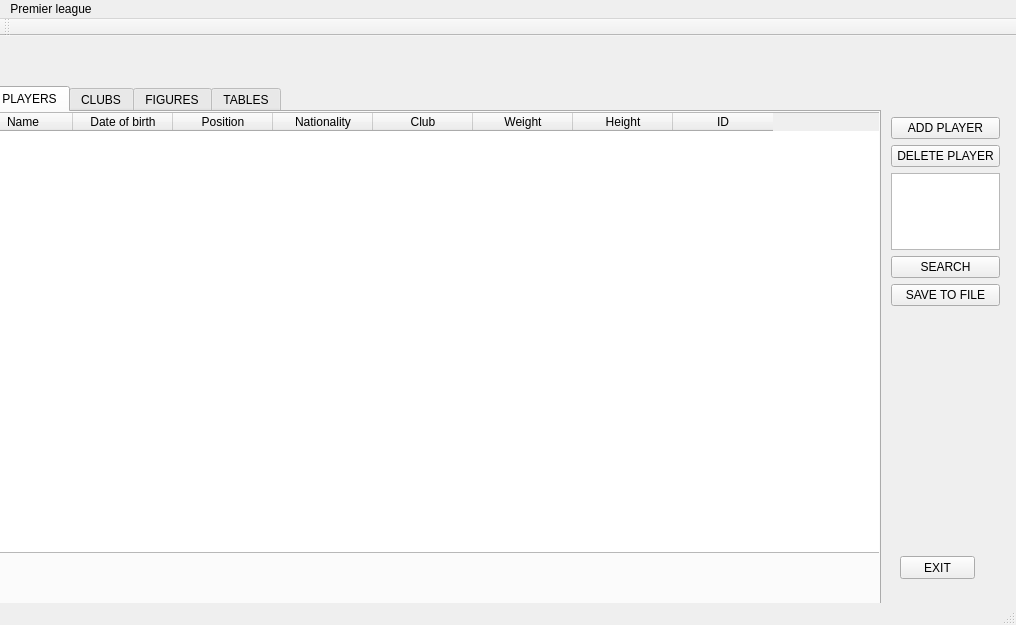
<?xml version="1.0" encoding="UTF-8"?>
<ui version="4.0">
 <class>MainWindow</class>
 <widget class="QMainWindow" name="MainWindow">
  <property name="geometry">
   <rect>
    <x>0</x>
    <y>0</y>
    <width>1016</width>
    <height>625</height>
   </rect>
  </property>
  <property name="windowTitle">
   <string>MainWindow</string>
  </property>
  <widget class="QWidget" name="centralWidget">
   <widget class="QTabWidget" name="tabWidget">
    <property name="geometry">
     <rect>
      <x>-10</x>
      <y>50</y>
      <width>891</width>
      <height>531</height>
     </rect>
    </property>
    <property name="contextMenuPolicy">
     <enum>Qt::PreventContextMenu</enum>
    </property>
    <property name="currentIndex">
     <number>0</number>
    </property>
    <widget class="QWidget" name="tab">
     <attribute name="title">
      <string>PLAYERS</string>
     </attribute>
     <widget class="QTableWidget" name="tableWidget">
      <property name="geometry">
       <rect>
        <x>-20</x>
        <y>0</y>
        <width>911</width>
        <height>441</height>
       </rect>
      </property>
      <column>
       <property name="text">
        <string>Name</string>
       </property>
      </column>
      <column>
       <property name="text">
        <string>Date of birth</string>
       </property>
      </column>
      <column>
       <property name="text">
        <string>Position</string>
       </property>
      </column>
      <column>
       <property name="text">
        <string>Nationality</string>
       </property>
      </column>
      <column>
       <property name="text">
        <string>Club</string>
       </property>
      </column>
      <column>
       <property name="text">
        <string>Weight</string>
       </property>
      </column>
      <column>
       <property name="text">
        <string>Height</string>
       </property>
      </column>
      <column>
       <property name="text">
        <string>ID</string>
       </property>
      </column>
     </widget>
     <widget class="QWidget" name="verticalLayoutWidget_3">
      <property name="geometry">
       <rect>
        <x>270</x>
        <y>250</y>
        <width>628</width>
        <height>80</height>
       </rect>
      </property>
      <layout class="QVBoxLayout" name="verticalLayout_4"/>
     </widget>
    </widget>
    <widget class="QWidget" name="tab_2">
     <attribute name="title">
      <string>CLUBS</string>
     </attribute>
     <widget class="QListWidget" name="listWidget">
      <property name="geometry">
       <rect>
        <x>10</x>
        <y>10</y>
        <width>161</width>
        <height>351</height>
       </rect>
      </property>
      <item>
       <property name="text">
        <string>Arsenal</string>
       </property>
      </item>
      <item>
       <property name="text">
        <string>Tottenham</string>
       </property>
      </item>
      <item>
       <property name="text">
        <string>Manchester City</string>
       </property>
      </item>
      <item>
       <property name="text">
        <string>Leicester City</string>
       </property>
      </item>
      <item>
       <property name="text">
        <string>Crystal Palace</string>
       </property>
      </item>
      <item>
       <property name="text">
        <string>Everton</string>
       </property>
      </item>
      <item>
       <property name="text">
        <string>Burnley</string>
       </property>
      </item>
      <item>
       <property name="text">
        <string>Southampton</string>
       </property>
      </item>
      <item>
       <property name="text">
        <string>Bournemouth</string>
       </property>
      </item>
      <item>
       <property name="text">
        <string>Manchester United</string>
       </property>
      </item>
      <item>
       <property name="text">
        <string>Liverpool</string>
       </property>
      </item>
      <item>
       <property name="text">
        <string>Chelsea</string>
       </property>
      </item>
      <item>
       <property name="text">
        <string>West Ham United</string>
       </property>
      </item>
      <item>
       <property name="text">
        <string>Watford</string>
       </property>
      </item>
      <item>
       <property name="text">
        <string>Newcastle United</string>
       </property>
      </item>
      <item>
       <property name="text">
        <string>Cardiff City</string>
       </property>
      </item>
      <item>
       <property name="text">
        <string>Fulham</string>
       </property>
      </item>
      <item>
       <property name="text">
        <string>Brighton &amp; Hove Albion</string>
       </property>
      </item>
      <item>
       <property name="text">
        <string>Huddersfield Town</string>
       </property>
      </item>
      <item>
       <property name="text">
        <string>Wolverhampton Wanderers</string>
       </property>
      </item>
     </widget>
     <widget class="QLabel" name="labelClubname">
      <property name="geometry">
       <rect>
        <x>190</x>
        <y>30</y>
        <width>91</width>
        <height>21</height>
       </rect>
      </property>
      <property name="font">
       <font>
        <pointsize>12</pointsize>
       </font>
      </property>
      <property name="text">
       <string>Club Name:</string>
      </property>
     </widget>
     <widget class="QLabel" name="labelClubcity">
      <property name="geometry">
       <rect>
        <x>190</x>
        <y>70</y>
        <width>41</width>
        <height>21</height>
       </rect>
      </property>
      <property name="font">
       <font>
        <pointsize>12</pointsize>
       </font>
      </property>
      <property name="text">
       <string>City:</string>
      </property>
     </widget>
     <widget class="QLabel" name="labelManager">
      <property name="geometry">
       <rect>
        <x>190</x>
        <y>110</y>
        <width>71</width>
        <height>21</height>
       </rect>
      </property>
      <property name="font">
       <font>
        <pointsize>12</pointsize>
       </font>
      </property>
      <property name="text">
       <string>Manager:</string>
      </property>
     </widget>
     <widget class="QLineEdit" name="lineClubname">
      <property name="geometry">
       <rect>
        <x>280</x>
        <y>30</y>
        <width>251</width>
        <height>20</height>
       </rect>
      </property>
      <property name="font">
       <font>
        <pointsize>12</pointsize>
       </font>
      </property>
      <property name="readOnly">
       <bool>true</bool>
      </property>
     </widget>
     <widget class="QLineEdit" name="lineClubcity">
      <property name="geometry">
       <rect>
        <x>280</x>
        <y>70</y>
        <width>251</width>
        <height>20</height>
       </rect>
      </property>
      <property name="font">
       <font>
        <pointsize>12</pointsize>
       </font>
      </property>
      <property name="readOnly">
       <bool>true</bool>
      </property>
     </widget>
     <widget class="QLineEdit" name="lineManager">
      <property name="geometry">
       <rect>
        <x>280</x>
        <y>110</y>
        <width>251</width>
        <height>20</height>
       </rect>
      </property>
      <property name="font">
       <font>
        <pointsize>12</pointsize>
       </font>
      </property>
      <property name="readOnly">
       <bool>true</bool>
      </property>
     </widget>
     <widget class="QLabel" name="labelClubname_2">
      <property name="geometry">
       <rect>
        <x>590</x>
        <y>0</y>
        <width>121</width>
        <height>21</height>
       </rect>
      </property>
      <property name="font">
       <font>
        <pointsize>12</pointsize>
       </font>
      </property>
      <property name="text">
       <string>Players List:</string>
      </property>
     </widget>
     <widget class="QListWidget" name="listWidget_2">
      <property name="geometry">
       <rect>
        <x>590</x>
        <y>20</y>
        <width>281</width>
        <height>471</height>
       </rect>
      </property>
     </widget>
    </widget>
    <widget class="QWidget" name="tab_3">
     <attribute name="title">
      <string>FIGURES</string>
     </attribute>
     <widget class="QTableWidget" name="tableWidget_2">
      <property name="geometry">
       <rect>
        <x>20</x>
        <y>110</y>
        <width>581</width>
        <height>221</height>
       </rect>
      </property>
     </widget>
     <widget class="QWidget" name="verticalLayoutWidget">
      <property name="geometry">
       <rect>
        <x>170</x>
        <y>10</y>
        <width>151</width>
        <height>52</height>
       </rect>
      </property>
      <layout class="QVBoxLayout" name="verticalLayout">
       <item>
        <widget class="QLineEdit" name="lineEdit">
         <property name="text">
          <string>SORT BY MONTH</string>
         </property>
        </widget>
       </item>
       <item>
        <widget class="QComboBox" name="comboBox_2">
         <property name="editable">
          <bool>true</bool>
         </property>
         <property name="currentText">
          <string>January</string>
         </property>
         <item>
          <property name="text">
           <string>January</string>
          </property>
         </item>
         <item>
          <property name="text">
           <string>Febuary</string>
          </property>
         </item>
        </widget>
       </item>
      </layout>
     </widget>
     <widget class="QWidget" name="verticalLayoutWidget_2">
      <property name="geometry">
       <rect>
        <x>0</x>
        <y>10</y>
        <width>189</width>
        <height>52</height>
       </rect>
      </property>
      <layout class="QVBoxLayout" name="verticalLayout_2">
       <item>
        <widget class="QLineEdit" name="lineEdit_2">
         <property name="text">
          <string>SORT BY CLUBS</string>
         </property>
        </widget>
       </item>
       <item>
        <widget class="QComboBox" name="comboBox">
         <property name="editable">
          <bool>true</bool>
         </property>
         <property name="currentText">
          <string>Arsenal</string>
         </property>
         <item>
          <property name="text">
           <string>Arsenal</string>
          </property>
         </item>
         <item>
          <property name="text">
           <string>Aston Villa</string>
          </property>
         </item>
         <item>
          <property name="text">
           <string>AFC Bournemouth</string>
          </property>
         </item>
         <item>
          <property name="text">
           <string>Brighton and Hove Albion</string>
          </property>
         </item>
         <item>
          <property name="text">
           <string>Burnley</string>
          </property>
         </item>
         <item>
          <property name="text">
           <string>Chelsea</string>
          </property>
         </item>
         <item>
          <property name="text">
           <string>Crystal Palace</string>
          </property>
         </item>
         <item>
          <property name="text">
           <string>Everton</string>
          </property>
         </item>
         <item>
          <property name="text">
           <string>Leicester City</string>
          </property>
         </item>
         <item>
          <property name="text">
           <string>Liverpool</string>
          </property>
         </item>
         <item>
          <property name="text">
           <string>Manchester City</string>
          </property>
         </item>
         <item>
          <property name="text">
           <string>Manchester United</string>
          </property>
         </item>
         <item>
          <property name="text">
           <string>Newcastle United</string>
          </property>
         </item>
         <item>
          <property name="text">
           <string>Norwich City</string>
          </property>
         </item>
         <item>
          <property name="text">
           <string>Sheffield United</string>
          </property>
         </item>
         <item>
          <property name="text">
           <string>Southampton</string>
          </property>
         </item>
         <item>
          <property name="text">
           <string>Tottenham Hotspur</string>
          </property>
         </item>
         <item>
          <property name="text">
           <string>Watford</string>
          </property>
         </item>
         <item>
          <property name="text">
           <string>West Ham United</string>
          </property>
         </item>
         <item>
          <property name="text">
           <string>Wolverhampton Wanderers</string>
          </property>
         </item>
        </widget>
       </item>
      </layout>
     </widget>
    </widget>
    <widget class="QWidget" name="tab_4">
     <attribute name="title">
      <string>TABLES</string>
     </attribute>
     <widget class="QTableWidget" name="tableWidget_3">
      <property name="geometry">
       <rect>
        <x>20</x>
        <y>10</y>
        <width>731</width>
        <height>481</height>
       </rect>
      </property>
      <row>
       <property name="text">
        <string>1</string>
       </property>
      </row>
      <row>
       <property name="text">
        <string>2</string>
       </property>
      </row>
      <row>
       <property name="text">
        <string>3</string>
       </property>
      </row>
      <row>
       <property name="text">
        <string>4</string>
       </property>
      </row>
      <row>
       <property name="text">
        <string>5</string>
       </property>
      </row>
      <row>
       <property name="text">
        <string>6</string>
       </property>
      </row>
      <row>
       <property name="text">
        <string>7</string>
       </property>
      </row>
      <row>
       <property name="text">
        <string>8</string>
       </property>
      </row>
      <row>
       <property name="text">
        <string>9</string>
       </property>
      </row>
      <row>
       <property name="text">
        <string>10</string>
       </property>
      </row>
      <row>
       <property name="text">
        <string>11</string>
       </property>
      </row>
      <row>
       <property name="text">
        <string>12</string>
       </property>
      </row>
      <row>
       <property name="text">
        <string>13</string>
       </property>
      </row>
      <row>
       <property name="text">
        <string>14</string>
       </property>
      </row>
      <row>
       <property name="text">
        <string>15</string>
       </property>
      </row>
      <row>
       <property name="text">
        <string>16</string>
       </property>
      </row>
      <row>
       <property name="text">
        <string>17</string>
       </property>
      </row>
      <row>
       <property name="text">
        <string>18</string>
       </property>
      </row>
      <row>
       <property name="text">
        <string>20</string>
       </property>
      </row>
      <column>
       <property name="text">
        <string>Teams</string>
       </property>
      </column>
      <column>
       <property name="text">
        <string>Point</string>
       </property>
      </column>
      <column>
       <property name="text">
        <string>Wins</string>
       </property>
      </column>
      <column>
       <property name="text">
        <string>Draws</string>
       </property>
      </column>
      <column>
       <property name="text">
        <string>Loses</string>
       </property>
      </column>
      <item row="0" column="1">
       <property name="text">
        <string/>
       </property>
      </item>
      <item row="1" column="1">
       <property name="text">
        <string/>
       </property>
      </item>
     </widget>
    </widget>
   </widget>
   <widget class="QPushButton" name="pushButton">
    <property name="geometry">
     <rect>
      <x>900</x>
      <y>520</y>
      <width>75</width>
      <height>23</height>
     </rect>
    </property>
    <property name="text">
     <string>EXIT</string>
    </property>
   </widget>
   <widget class="QWidget" name="verticalLayoutWidget_6">
    <property name="geometry">
     <rect>
      <x>650</x>
      <y>0</y>
      <width>160</width>
      <height>229</height>
     </rect>
    </property>
    <layout class="QVBoxLayout" name="verticalLayout_6"/>
   </widget>
   <widget class="QWidget" name="verticalLayoutWidget_4">
    <property name="geometry">
     <rect>
      <x>880</x>
      <y>70</y>
      <width>131</width>
      <height>211</height>
     </rect>
    </property>
    <layout class="QVBoxLayout" name="verticalLayout_3">
     <item>
      <widget class="QPushButton" name="pushButton_5">
       <property name="text">
        <string>ADD PLAYER</string>
       </property>
      </widget>
     </item>
     <item>
      <widget class="QPushButton" name="pushButton_3">
       <property name="text">
        <string>DELETE PLAYER</string>
       </property>
      </widget>
     </item>
     <item>
      <layout class="QVBoxLayout" name="verticalLayout_5">
       <item>
        <widget class="QTextEdit" name="textEdit"/>
       </item>
       <item>
        <widget class="QPushButton" name="pushButton_4">
         <property name="text">
          <string>SEARCH</string>
         </property>
        </widget>
       </item>
       <item>
        <widget class="QPushButton" name="pushButton_2">
         <property name="text">
          <string>SAVE TO FILE</string>
         </property>
        </widget>
       </item>
      </layout>
     </item>
    </layout>
   </widget>
  </widget>
  <widget class="QToolBar" name="mainToolBar">
   <attribute name="toolBarArea">
    <enum>TopToolBarArea</enum>
   </attribute>
   <attribute name="toolBarBreak">
    <bool>false</bool>
   </attribute>
  </widget>
  <widget class="QStatusBar" name="statusBar"/>
  <widget class="QMenuBar" name="menuBar">
   <property name="geometry">
    <rect>
     <x>0</x>
     <y>0</y>
     <width>1016</width>
     <height>26</height>
    </rect>
   </property>
   <widget class="QMenu" name="menuPremier_league">
    <property name="title">
     <string>Premier league</string>
    </property>
   </widget>
   <addaction name="menuPremier_league"/>
  </widget>
 </widget>
 <layoutdefault spacing="6" margin="11"/>
 <resources/>
 <connections/>
</ui>
